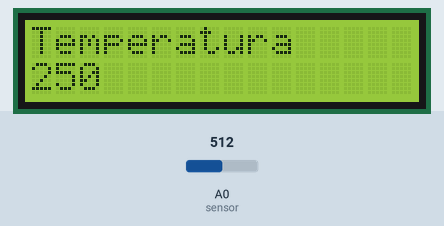
Bench run of a sketch on a simulated Arduino Uno, built with avr-gcc and run on an emulated ATmega328P. Shown: 16×2 character LCD. Inputs (shaded band) come from the test bench; at power-on: A0 (sensor) = 512.

Above: at 1.2 s.
1.3 s: A0 (sensor) set to 716
At 2.0 s:
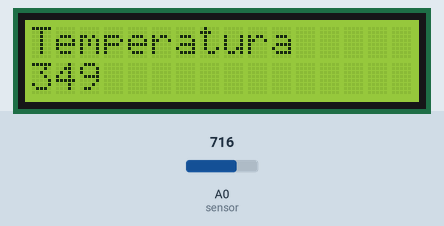
2.9 s: A0 (sensor) set to 900
At 3.8 s:
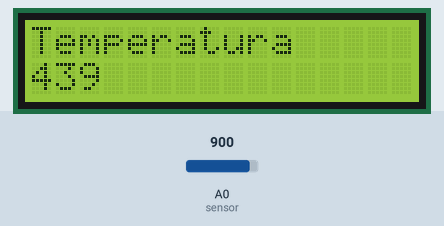
4.4 s: A0 (sensor) set to 1023
At 5.7 s:
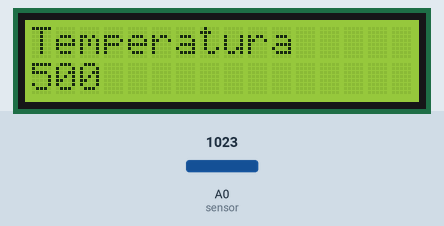
Timing chart, 0 to 7.4 s (numbered marks = the images above; inputs shaded):
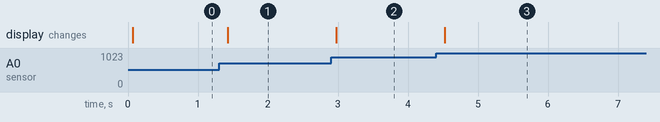

Measured:
- after the input at 1.3 s, the display: changes after 0.12 s (image 1)
- after the input at 2.9 s, the display: changes after 0.07 s (image 2)
- after the input at 4.4 s, the display: changes after 0.13 s (image 3)

The sketch:

pantalla_lcd_y_temp.ino
```cpp
#include <LiquidCrystal.h>
// initialize the library with the numbers of the interface pins
LiquidCrystal lcd(0,1,2,3,4,5,6,7,8,9,13);
const int sensor = 0; // Sensor temperatura
long milivolt;
long temp;


void setup()

  {


}
void loop()
{
 milivolt = (analogRead(sensor) * 5000L) / 1023; // calcula los mV en la entrada
 temp = milivolt / 10;


  lcd.begin(16,2);      // set up the LCD's number of columns and rows:
  lcd.setCursor(0,0);   // set the cursor to column 0, line 0
  lcd.print("Temperatura"); //// Print a message to the LCD.
  lcd.setCursor(0,1);   // set the cursor to column 0, line 1
  lcd.print(temp);  //Print a message to the LCD.

  }
```
